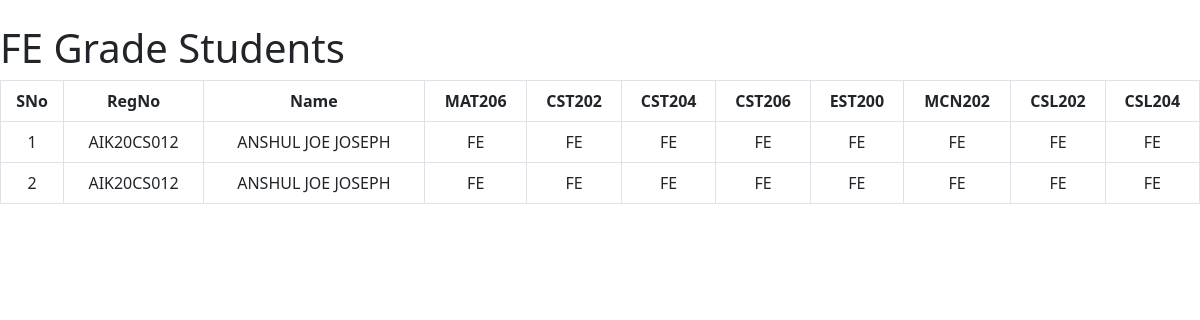
Page /fe_grade on the earlier database version.
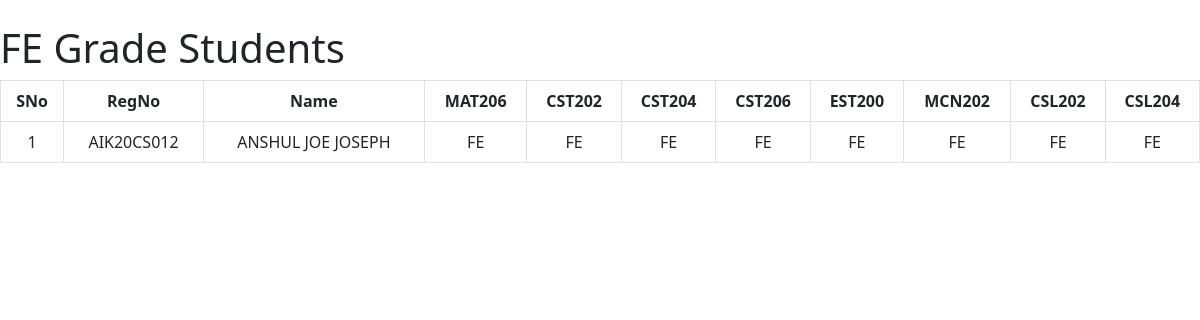
Same page on the later database version.
### main.py (models this page shows)
class Student(db.Model):
    id = db.Column(db.Integer,primary_key=True)
    RegNo = db.Column(db.String(10),nullable=False)
    Name = db.Column(db.String(50),nullable=False)
    MAT206 = db.Column(db.String(10),nullable=False)
    CST202 = db.Column(db.String(10),nullable=False)
    CST204 = db.Column(db.String(10),nullable=False)
    CST206 = db.Column(db.String(10),nullable=False)
    EST200 = db.Column(db.String(10),nullable=False)
    MCN202 = db.Column(db.String(10),nullable=False)
    CSL202 = db.Column(db.String(10),nullable=False)
    CSL204 = db.Column(db.String(10),nullable=False)
    Earned_Credits = db.Column(db.Integer,nullable=False)
    Cumilative_Credits = db.Column(db.Integer,nullable=False)
    SGPA = db.Column(db.Integer,nullable=False)
    CGPA = db.Column(db.Integer,nullable=False)

### main.py (the view)
@app.route('/fe_grade', methods=['GET'])
def fe_grade():
    students_fe_grade = Student.query.filter(
        ( Student.MAT206.ilike( 'FE' ) ) |
        ( Student.CST202.ilike( 'FE' ) ) |
        ( Student.CST204.ilike( 'FE' ) ) |
        ( Student.CST206.ilike( 'FE' ) ) |
        ( Student.EST200.ilike( 'FE' ) ) |
        ( Student.MCN202.ilike( 'FE' ) ) |
        ( Student.CSL202.ilike( 'FE' ) ) |
        ( Student.CSL204.ilike( 'FE' ) )
    ).all()
    return render_template('Fe_grade.html', students=students_fe_grade)

### templates/Fe_grade.html (shortened to what this page needs)
{% extends 'base.html' %}
{% block body %}
<h1 class="mt-4">FE Grade Students</h1>
<table class="table table-hover text-center table-bordered">
    <thead>
        <tr>
        <th scope="col">SNo</th>
        <th scope="col">RegNo</th>
        <th scope="col">Name</th>
        <th scope="col">MAT206</th>
        <th scope="col">CST202</th>
        <th scope="col">CST204</th>
        <th scope="col">CST206</th>
        <th scope="col">EST200</th>
        <th scope="col">MCN202</th>
        <th scope="col">CSL202</th>
        <th scope="col">CSL204</th>
        </tr>
    </thead>
            <tbody>
                {% for student in students %}
                <tr>
                    <td scope="row">{{ loop.index }}</td>
                    <td>{{ student.RegNo }}</td>
                    <td>{{ student.Name }}</td>
                    {% if student.MAT206 == "FE" %}
                        <td>{{ student.MAT206 }}</td>
                    {% else %}
                        <td> - </td>
                    {% endif %}
                    {% if student.CST202 == "FE" %}
                        <td>{{ student.CST202 }}</td>
                    {% else %}
                        <td> - </td>
                    {% endif %}
                    {% if student.CST204 == "FE" %}
                        <td>{{ student.CST204 }}</td>
                    {% else %}
                    <td> - </td>
                    {% endif %}
                    {% if student.CST206 == "FE" %}
                        <td>{{ student.CST206 }}</td>
                    {% else %}
                    <td> - </td>
                    {% endif %}
                    {% if student.EST200 == "FE" %}
                        <td>{{ student.EST200 }}</td>
                    {% else %}
                    <td> - </td>
                    {% endif %}
                    {% if student.MCN202 == "FE" %}
                        <td>{{ student.MCN202 }}</td>
                    {% else %}
                    <td> - </td>
                    {% endif %}
                    {% if student.CSL202 == "FE" %}
                        <td>{{ student.CSL202 }}</td>
                    {% else %}
                    <td> - </td>
                    {% endif %}
                    {% if student.CSL204 == "FE" %}
                        <td>{{ student.CSL204 }}</td>
                    {% else %}
                    <td> - </td>
                    {% endif %}
                </tr>
                {% endfor %}
            </tbody>
        </table>
{% endblock body %}

Differences in the rows shown:
removed Student: RegNo "AIK20CS012", Name "ANSHUL JOE JOSEPH", MAT206 "FE", CST202 "FE", CST204 "FE", CST206 "FE", EST200 "FE", MCN202 "FE", CSL202 "FE", CSL204 "FE"
